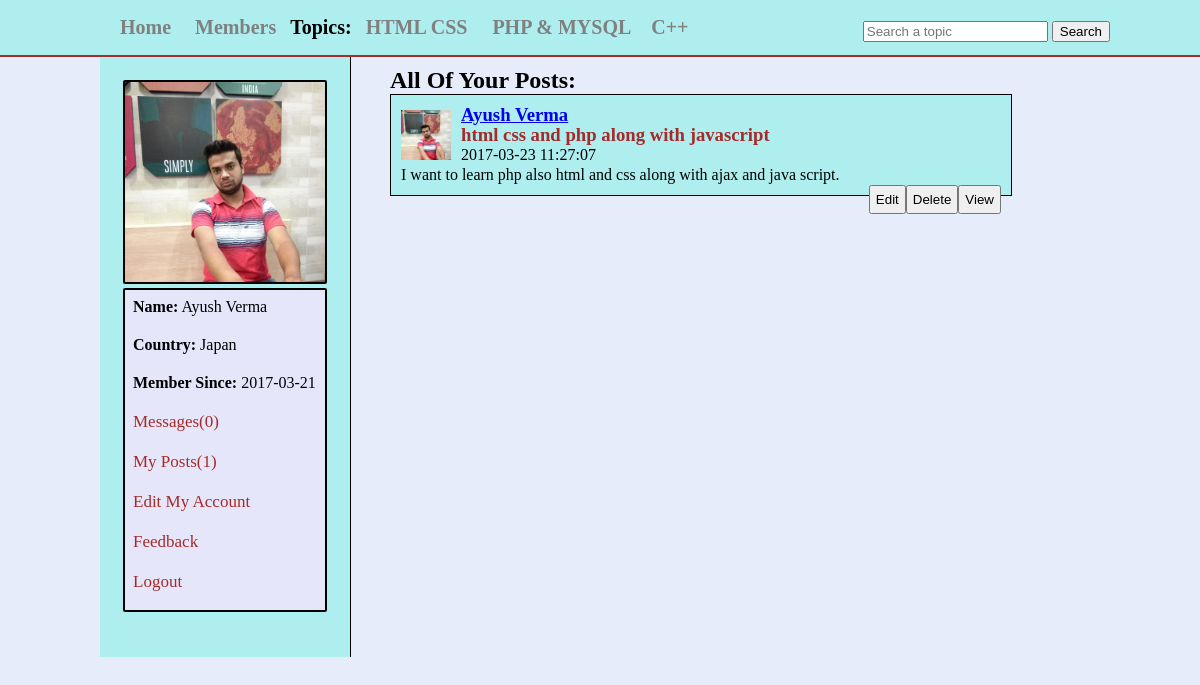
The app's page /my_posts.php?u_id=11 (signed in) with its own data.
### tables this page shows
CREATE TABLE IF NOT EXISTS `topics` (
  `topic_id` int(100) NOT NULL AUTO_INCREMENT,
  `topic_title` varchar(255) NOT NULL,
  PRIMARY KEY (`topic_id`)
);

CREATE TABLE IF NOT EXISTS `users` (
  `user_id` int(11) NOT NULL AUTO_INCREMENT,
  `user_name` varchar(255) NOT NULL,
  `user_pass` varchar(255) NOT NULL,
  `user_email` varchar(255) NOT NULL,
  `user_country` text NOT NULL,
  `user_gender` text NOT NULL,
  `user_birthday` text NOT NULL,
  `status` text NOT NULL,
  `ver_code` int(100) NOT NULL,
  `posts` text NOT NULL,
  `user_image` text NOT NULL,
  `register_date` date NOT NULL,
  `last_login` date NOT NULL,
  PRIMARY KEY (`user_id`)
);

CREATE TABLE IF NOT EXISTS `posts` (
  `post_id` int(255) NOT NULL AUTO_INCREMENT,
  `user_id` int(255) NOT NULL,
  `topic_id` int(255) NOT NULL,
  `post_title` text NOT NULL,
  `post_content` text NOT NULL,
  `post_date` timestamp NOT NULL DEFAULT CURRENT_TIMESTAMP ON UPDATE CURRENT_TIMESTAMP,
  PRIMARY KEY (`post_id`)
);

### my_posts.php (the view, shortened to what this page needs)
<?php
include("include/connection.php");
include("functions/functions.php");
if(!isset($_SESSION['user_email']))
{
	header("location:index.php");
}
else
{
?>
<!DOCTYPE HTML>
<html>
	<head>
		<link rel="stylesheet" href="styles/home_style.css" media="all"/>
	</head>
<body>
	<div class="container">
		<div id="header_wrapper">
			<div id="header">
				<ul id="menu">
					<li><a href="home.php">Home</a></li>
					<li><a href="members.php">Members</a></li>
					<strong>Topics:</strong>
					<?php
					$get_topics = "select * from topics";
					$run_topics = mysqli_query($con,$get_topics);
					while($row=mysqli_fetch_array($run_topics))
					{
						$topic_id = $row['topic_id'];
						$topic_title = $row['topic_title'];
						echo "<li><a href='topic.php?topic=$topic_id'>$topic_title</a></li>";
					}
					?>
				</ul>
				<form method="get" action="results.php" id="form1">
					<input type="text" name="user_query" placeholder="Search a topic"/>
					<input type="submit" name="search" value="Search"/>
				</form>
			</div>
			</div>
			<div class="content">
				<div id="user_timeline">
					<div id="user_details">
						<?php
							$user = $_SESSION['user_email'];
							$get_user = "select * from users where user_email='$user'";
							$run_user = mysqli_query($con,$get_user);
							$row = mysqli_fetch_array($run_user);
							$user_id = $row['user_id'];
							$user_name = $row['user_name'];
							$user_country = $row['user_country'];
							$user_image =$row['user_image'];
							$register_date = $row['register_date'];
							$last_login = $row['last_login'];
							$user_posts = "select * from posts where user_id='$user_id'";
							$run_posts = mysqli_query($con,$user_posts);
							$posts = mysqli_num_rows($run_posts);
							$sel_msg = "select * from messages where receiver ='$user_id' AND status='unread' ORDER BY 1 DESC";
							$run_msg = mysqli_query($con,$sel_msg);
							$count_msg = mysqli_num_rows($run_msg);
							echo "
								<img src ='user/user_image/$user_image' width='200' height='200'></img>
								<div id='mention'>
								<p><strong>Name:</strong> $user_name</p>
								<p><strong>Country:</strong> $user_country</p>
								<p><strong>Member Since:</strong> $register_date</p>
								<p><a href='my_messages.php?u_id=$user_id'>Messages($count_msg)</a></p>
								<p><a href='my_posts.php?u_id=$user_id'>My Posts($posts)</a></p>
								<p><a href='edit_profile.php?u_id=$user_id'>Edit My Account</a></p>
								<p><a href='feedback.php'>Feedback</a></p>
								<p><a href='logout.php'>Logout</a></p></div>
								";
						?>
					</div>
				</div>
				<div id="content_timeline">
					<h2>All Of Your Posts:</h2>
						<?php user_posts();?>
				</div>
			</div>
	</div>
</body>
</html>
<?php } ?>

### functions/functions.php (shortened to what this page needs)
<?php
include("include/connection.php");
	function user_posts()
		{
			global $con;
			if(isset($_GET['u_id']))
			{
				$u_id = $_GET['u_id'];
			}
			$get_posts = "select * from posts where user_id='$u_id' ORDER by 1 DESC";
			$run_posts = mysqli_query($con,$get_posts);
			while ($row_posts = mysqli_fetch_array($run_posts)){
				$post_id = $row_posts['post_id'];
				$user_id = $row_posts['user_id'];
				$post_title = $row_posts['post_title'];
				$content = $row_posts['post_content'];
				$post_date = $row_posts['post_date'];
				$user = "select * from users where user_id = '$user_id' AND posts='yes'";
				$run_user = mysqli_query($con,$user);
				$row_user = mysqli_fetch_array($run_user);
				$user_name = $row_user['user_name'];
				$user_image = $row_user['user_image'];
				echo " <div id='posts'>
						<p><img src ='user/user_image/$user_image' width='50'height='50'></img></p>
						<h3><a href='user_profile.php?user_id=$user_id'>$user_name</a></h3>
						<h3>$post_title</h3>
						<p>$post_date</p>
						<p>$content</p>
						<a href='single.php?post_id=$post_id' style='float:right'><button>View</button></a>
						<a href='functions/delete_post.php?post_id=$post_id' style='float:right'><button>Delete</button></a>
						<a href='edit_posts.php?post_id=$post_id' style='float:right'><button>Edit</button></a>
						</div><br/>
					 ";
			}
			}
?>

### styles/home_style.css (style rules this page uses)
html, body, div, span, applet, object, iframe, h1, h2, h3, h4, h5, h6, p, blockquote, pre, a, abbr, acronym, address, big, cite, code, del, dfn, em, img, ins, kbd, q, s, samp, small, strike, strong, sub, sup, tt, var, b, u, i, center, dl, dt, dd, ol, ul, li, fieldset, form, label, legend, table, caption, tbody, tfoot, thead, tr, th, td, article, aside, canvas, details, embed, figure, figcaption, footer, header, hgroup, menu, nav, output, ruby, section, summary, time, mark, audio, video { margin: 0; padding: 0; border: 0; }
body { //line-height:1px; background:#E6ECFA; }
.container { padding:0; margin:0; background:#E6ECFA; }
#header_wrapper { width:100%; height:35px; margin:0 auto; border-bottom:2px solid brown; background:#AFEEEE; padding:10px; }
#header { width:1000px; height:35px; margin: 0 auto; }
#menu strong { font-size:20px; }
#menu { line-height:35px; padding:0; margin:0; float:left; }
#menu li { display:inline; list-style:none; }
#menu a { margin:5px; padding:5px; text-decoration:none; color:gray; font-size:20px; font-weight:bold; }
#form1 { float:right; line-height:35px; padding-top:3px; }

### my_posts.php (style rules this page uses)
.content { width:1000px; margin: 0 auto; }
#user_timeline { background:#AFEEEE; width:250px; float:left; height:600px; border-right:1px solid black; }
#user_details { padding:23px; }
#user_details img { border:2px solid black; border-radius:2px; text-align:center; }
#user_details p { margin-bottom:10px; padding:5px; }
#user_details a { color:brown; font-size:17px; text-decoration:none; }
#mention { background:#E6E6FA; border:2px solid black; border-radius:2px; padding:3px; }
#content_timeline { float:right; width:700px; padding:10px; }
#posts { width:600px; background:#AFEEEE; padding:10px; line-height:20px; border:1px solid black; text-align:justify; }
#posts img { float:left; padding-top:5px; padding-right:10px; }
#posts h3 { color:brown; }
#posts button { padding:5px; }

### records on screen
topics: topic_title "HTML CSS"
topics: topic_title "PHP & MYSQL"
topics: topic_title "C++"
users: user_image (picture), user_name "Ayush Verma", user_country "Japan", register_date "2017-03-21"
posts: user.user_image (picture), user.user_name "Ayush Verma", post_title "html css and php along with javascript", post_date "2017-03-23 11:27:07", post_content "I want to learn php also html and css along with ajax and java script."

### other values on screen
$count_msg "0"
$posts "1"
